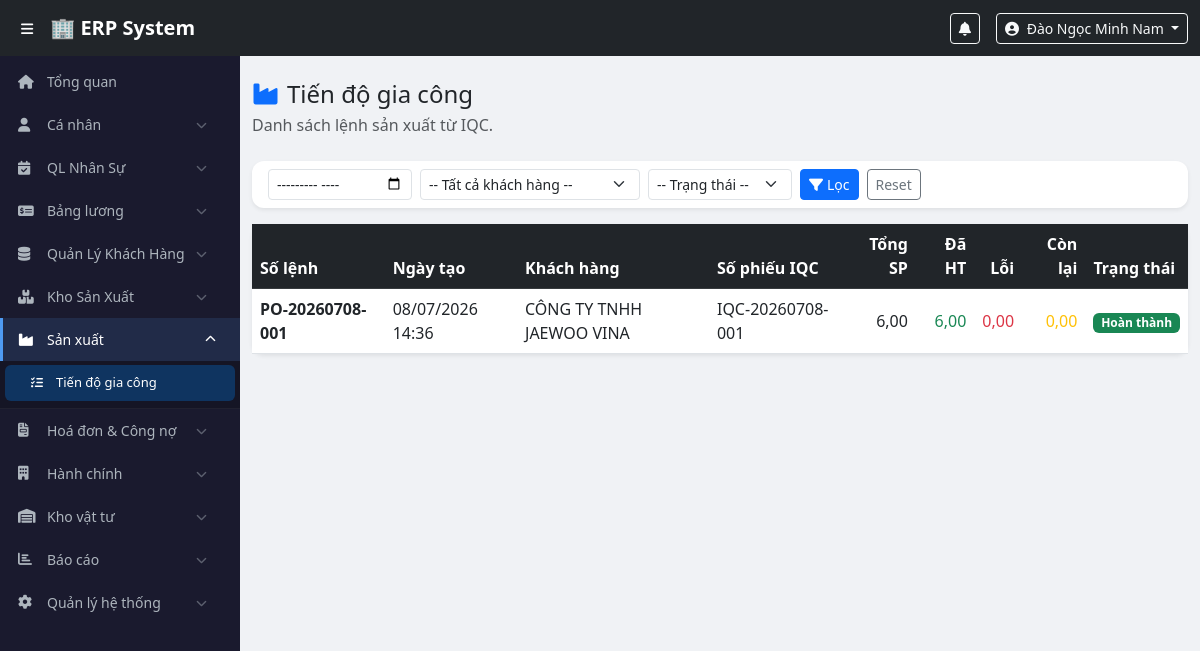
The app's page /modules/production/index.php (signed in) with its own data.
### tables this page shows
CREATE TABLE `production_orders` (
  `id` int(11) NOT NULL,
  `order_no` varchar(30) NOT NULL,
  `iqc_receipt_id` int(11) NOT NULL,
  `status` enum('pending','in_progress','done') NOT NULL DEFAULT 'pending',
  `expected_delivery_date` date DEFAULT NULL COMMENT 'Ngày giao hàng dự kiến',
  `qty_target` decimal(12,2) DEFAULT 0.00 COMMENT 'Sản lượng kế hoạch',
  `note` text DEFAULT NULL,
  `created_by` int(11) NOT NULL,
  `created_at` timestamp NOT NULL DEFAULT current_timestamp()
);

CREATE TABLE `customers` (
  `id` int(11) NOT NULL,
  `customer_code` varchar(30) DEFAULT NULL,
  `customer_name` varchar(200) NOT NULL,
  `address` text DEFAULT NULL,
  `tax_code` varchar(20) DEFAULT NULL COMMENT 'Mã số thuế',
  `vat_rate` tinyint(4) NOT NULL DEFAULT 8 COMMENT 'VAT mặc định (%)',
  `contact_person` varchar(100) DEFAULT NULL,
  `phone` varchar(20) DEFAULT NULL,
  `email` varchar(100) DEFAULT NULL,
  `is_active` tinyint(1) DEFAULT 1,
  `created_by` int(11) DEFAULT NULL,
  `created_at` timestamp NOT NULL DEFAULT current_timestamp(),
  `updated_at` timestamp NOT NULL DEFAULT current_timestamp() ON UPDATE current_timestamp()
);

CREATE TABLE `iqc_receipts` (
  `id` int(11) NOT NULL,
  `receipt_no` varchar(30) NOT NULL,
  `customer_id` int(11) NOT NULL,
  `received_date` date NOT NULL,
  `received_by` int(11) NOT NULL,
  `note` text DEFAULT NULL,
  `status` enum('open','in_production','done') NOT NULL DEFAULT 'open',
  `created_by` int(11) NOT NULL,
  `created_at` timestamp NOT NULL DEFAULT current_timestamp()
);

### config/functions.php (called while the page is built, shortened)
<?php
function formatDateTime($datetime) {
    return date('d/m/Y H:i', strtotime($datetime));
}
function fetchAllSafe(PDO $pdo, string $sql, array $params = []): array {
    try {
        $stmt = $pdo->prepare($sql);
        $stmt->execute($params);
        return $stmt->fetchAll(PDO::FETCH_ASSOC) ?: [];
    } catch (Throwable $e) {
        return [];
    }
}
function e($value): string {
    return htmlspecialchars((string) ($value ?? ''), ENT_QUOTES | ENT_SUBSTITUTE, 'UTF-8');
}
?>

### modules/production/index.php (the view, shortened to what this page needs)
<?php
require_once $_SERVER['DOCUMENT_ROOT'] . '/erp/config/database.php';
require_once $_SERVER['DOCUMENT_ROOT'] . '/erp/config/functions.php';
$pdo = getDBConnection();
$month = preg_match('/^\d{4}-\d{2}$/', (string)($_GET['month'] ?? '')) ? (string)$_GET['month'] : '';
$where = ['1=1'];
$params = [];
$orders = fetchAllSafe($pdo, "SELECT o.id, o.order_no, o.status, o.created_at, r.receipt_no, c.customer_name,
                           COALESCE(SUM(pi.qty_total),0) AS qty_total,
                           COALESCE(SUM(pi.qty_done),0) AS qty_done,
                           COALESCE(SUM(pi.qty_error),0) AS qty_error
                           FROM production_orders o
                           JOIN iqc_receipts r ON r.id = o.iqc_receipt_id
                           JOIN customers c ON c.id = r.customer_id
                           LEFT JOIN production_items pi ON pi.order_id = o.id
                           WHERE " . implode(' AND ', $where) . "
                           GROUP BY o.id
                           ORDER BY o.id DESC", $params);
include $_SERVER['DOCUMENT_ROOT'] . '/erp/includes/header.php';
include $_SERVER['DOCUMENT_ROOT'] . '/erp/includes/sidebar.php';
?>
<div class="main-content"><div class="container-fluid py-4">
    <div class="mb-4"><h4 class="mb-1"><i class="fas fa-industry me-2 text-primary"></i>Tiến độ gia công</h4><p class="text-muted mb-0">Danh sách lệnh sản xuất từ IQC.</p></div>
    <div class="card border-0 shadow-sm mb-3"><div class="card-body py-2"><form class="row g-2" method="get">
        <div class="col-md-2"><input type="month" name="month" class="form-control form-control-sm" value="<?= e($month) ?>"></div>
        <div class="col-md-3"><select name="customer_id" class="form-select form-select-sm"><option value="">-- Tất cả khách hàng --</option></select></div>
        <div class="col-md-2"><select name="status" class="form-select form-select-sm"><option value="">-- Trạng thái --</option></select></div>
        <div class="col-auto"><button class="btn btn-sm btn-primary"><i class="fas fa-filter me-1"></i>Lọc</button></div>
        <div class="col-auto"><a href="/erp/modules/production/index.php" class="btn btn-sm btn-outline-secondary">Reset</a></div>
    </form></div></div>
    <div class="card border-0 shadow-sm"><div class="table-responsive"><table class="table table-hover align-middle mb-0">
        <thead class="table-dark"><tr><th>Số lệnh</th><th>Ngày tạo</th><th>Khách hàng</th><th>Số phiếu IQC</th><th class="text-end">Tổng SP</th><th class="text-end">Đã HT</th><th class="text-end">Lỗi</th><th class="text-end">Còn lại</th><th>Trạng thái</th></tr></thead>
        <tbody>
        <?php foreach($orders as $row): $pending=(float)$row['qty_total']-(float)$row['qty_done']-(float)$row['qty_error']; $statusLabel = $pending > 0 ? 'Đang gia công' : 'Hoàn thành'; $statusClass = $pending > 0 ? 'warning text-dark' : 'success'; ?>
            <tr style="cursor:pointer" tabindex="0" onclick="window.location='/erp/modules/production/detail.php?id=<?= (int)$row['id'] ?>'" onkeydown="if(event.key==='Enter'){window.location='/erp/modules/production/detail.php?id=<?= (int)$row['id'] ?>'}">
                <td class="fw-semibold"><?= e($row['order_no']) ?></td>
                <td><?= e(formatDateTime($row['created_at'])) ?></td>
                <td><?= e($row['customer_name']) ?></td>
                <td><?= e($row['receipt_no']) ?></td>
                <td class="text-end"><?= e(number_format((float)$row['qty_total'],2,',','.')) ?></td>
                <td class="text-end text-success"><?= e(number_format((float)$row['qty_done'],2,',','.')) ?></td>
                <td class="text-end text-danger"><?= e(number_format((float)$row['qty_error'],2,',','.')) ?></td>
                <td class="text-end text-warning"><?= e(number_format(max($pending,0),2,',','.')) ?></td>
                <td><span class="badge bg-<?= $statusClass ?>"><?= $statusLabel ?></span></td>
            </tr>
        <?php endforeach; ?>
        </tbody>
    </table></div></div>
</div></div>
<?php include $_SERVER['DOCUMENT_ROOT'] . '/erp/includes/footer.php'; ?>

### assets/css/style.css (style rules this page uses)
body { padding-top: 56px; background: #f0f2f5; font-family: 'Segoe UI', sans-serif; }
.main-content { margin-left: 240px; transition: margin-left 0.3s; min-height: calc(100vh - 56px); }
.card { border-radius: 12px !important; }

### records on screen
production_orders: order_no "PO-20260708-001", created_at "08/07/2026 14:36", customers.customer_name "CÔNG TY TNHH JAEWOO VINA", iqc_receipt.receipt_no "IQC-20260708-001", qty_total "6,00", qty_done "6,00", qty_error "0,00", max($pending,0) "0,00", statusLabel "Hoàn thành"

### other values on screen
$user['full_name'] "Đào Ngọc Minh Nam"
